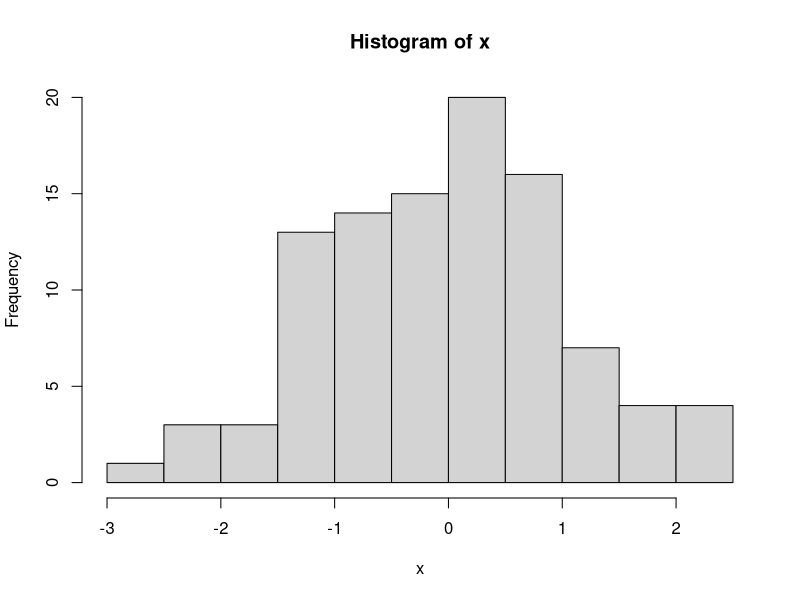

Reproduce this figure in R.
x=rnorm(100, 0, 1)
View(x)
hist(x)

pnorm(160, 165, 6)

1-pnorm(180, 165, 6)

pnorm(180, 165,6) - pnorm(160, 165,6)

dbinom(2, 5, 0.791462)

pnorm(84, mean=72, sd=15.2, lower.tail=FALSE)

1-pnorm(84, 72, 15.2)

tinggiBadan = rnorm(1000, 165, 15)
